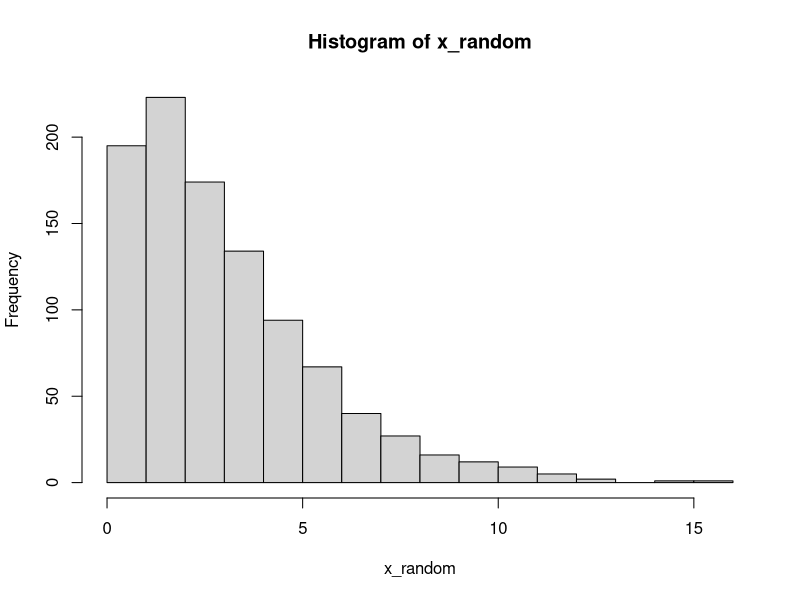
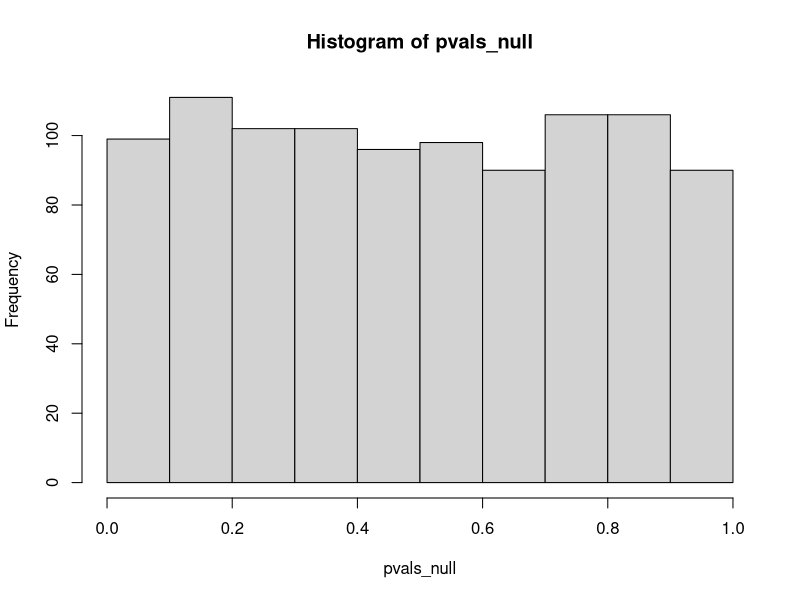
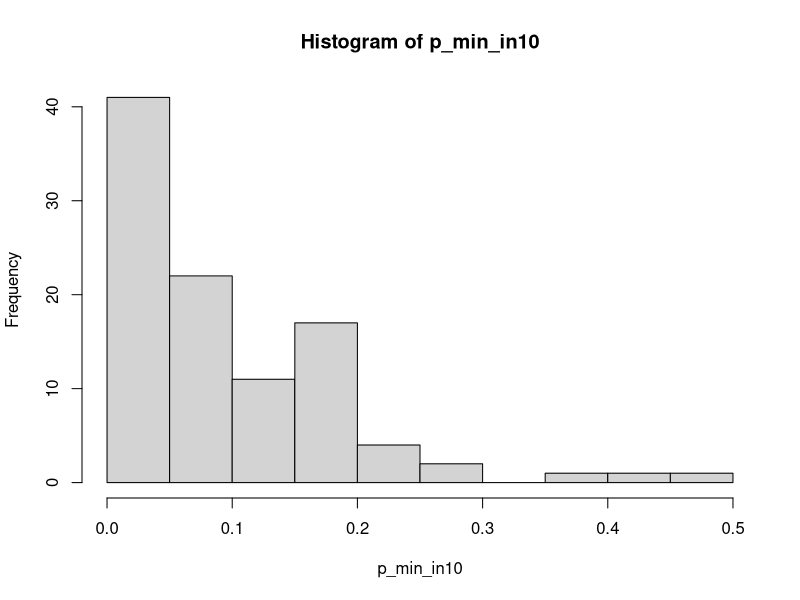

Reproduce these figures in R, in order.
## ---- chunk 1
## Example null distributions
# t, normal or anything. we use chi-squared distribution as an example

x_random = rchisq(n=1000, df=3)
any_null_dist = dchisq(x_random, df=3)

pvals_null = 1 - pchisq(x_random, df=3)
## ---- chunk 2
# Null distribution of test statistic
hist(x_random)
## ---- chunk 3
# Null distribution of test statistic
hist(pvals_null)
## ---- chunk 4
# We use matrix to group 100 trials into a column
# We then use apply() to calculate min value for each column

pval_null_mtx = matrix(pvals_null, nrow=10)

p_min_in10 = apply(pval_null_mtx, MARGIN=2, FUN=min)
## ---- chunk 5
hist(p_min_in10)
## ---- chunk 6
print(paste('Proportion of tests with min(p) < 0.05:', mean(p_min_in10 < 0.05)))
## ---- chunk 7
set.seed(0)

n_sample = 100 # change this value to 1000 and 10000
xB = rnorm(n_sample)
xA = rnorm(n_sample, mean=0.1)
t.test(xA, xB, var.equal = TRUE)
